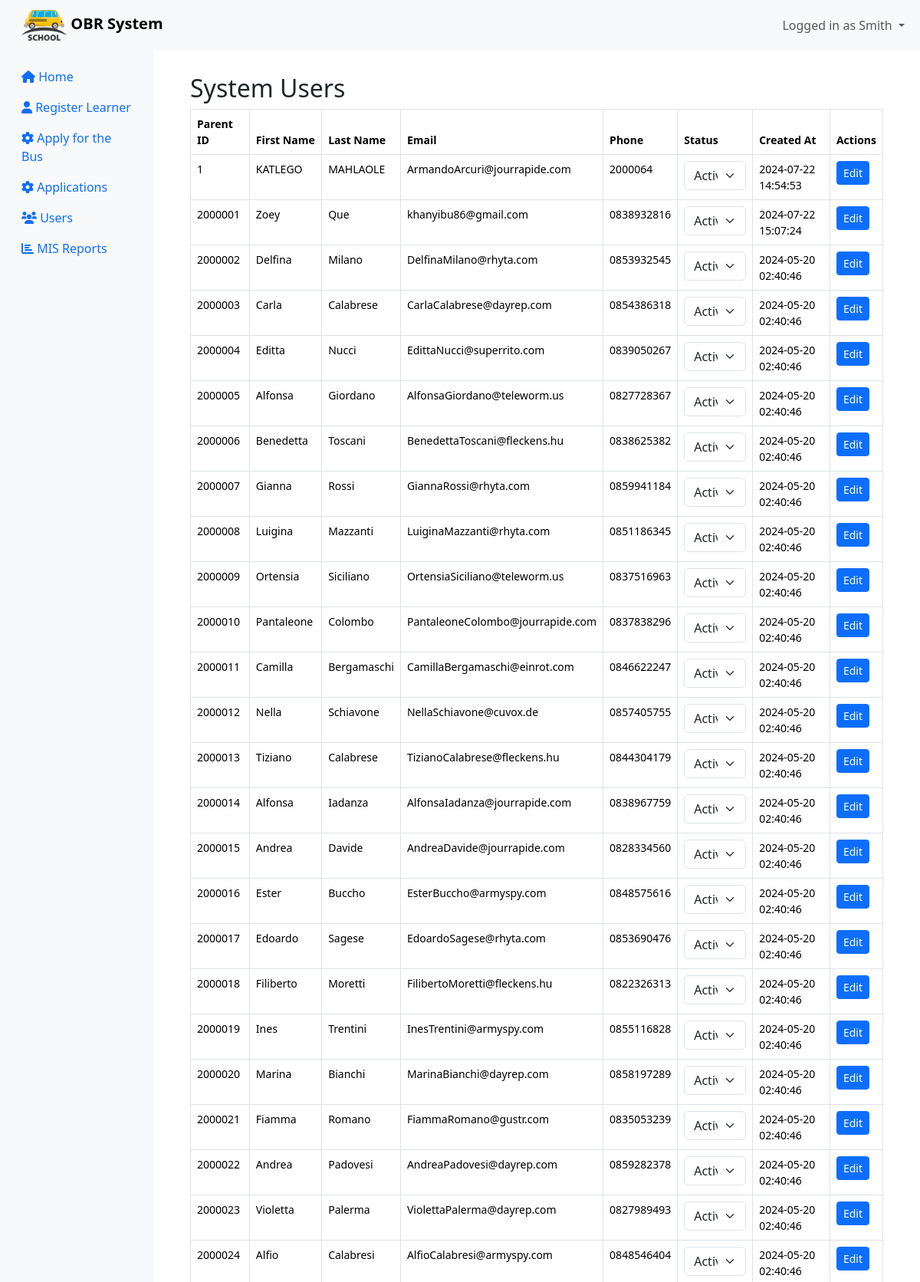
The app's page /admin/user.php (signed in, upper part) with its own data.
### tables this page shows
CREATE TABLE `parent` (
  `parent_id` int(11) NOT NULL,
  `parent_name` varchar(255) NOT NULL,
  `parent_surname` varchar(255) NOT NULL,
  `parent_email` varchar(100) NOT NULL,
  `parent_cellno` varchar(15) NOT NULL,
  `parent_passcode` varchar(255) NOT NULL,
  `status` enum('active','suspended','inactive','pending','') NOT NULL,
  `created_at` timestamp NOT NULL DEFAULT current_timestamp() ON UPDATE current_timestamp()
);

### admin/user.php (the view, shortened to what this page needs)
<?php require 'includes/header.php'; ?>
                    <?php
                    $servername = "localhost";
                    $username = "root";
                    $password = "";
                    $dbname = "bus_reg_system";
                    $conn = new mysqli($servername, $username, $password, $dbname);
                    $sql = "SELECT parent_id, parent_name, parent_surname, parent_email, parent_cellno, parent_passcode, status, created_at FROM parent";
                    $result = $conn->query($sql);
                    ?>
<link href="https://cdn.jsdelivr.net/npm/bootstrap@5.3.3/dist/css/bootstrap.min.css" rel="stylesheet">
<link rel="stylesheet" href="https://cdnjs.cloudflare.com/ajax/libs/font-awesome/6.0.0-beta3/css/all.min.css">
<div class="container-fluid">
    <div class="row">
        <main class="col-md-9 ms-sm-auto col-lg-10 px-md-4 main-content">
            <div class="chart-placeholder">
                <div class="container">
                    <div class="container mt-5">
                        <br>
                        <br>
                        <h2>System Users</h2>
                        <table class="table table-bordered">
                            <thead>
                            <tr>
                                <th>Parent ID</th>
                                <th>First Name</th>
                                <th>Last Name</th>
                                <th>Email</th>
                                <th>Phone</th>
                                <th>Status</th>
                                <th>Created At</th>
                                <th>Actions</th>
                            </tr>
                            </thead>
                            <tbody>
                            <?php if ($result->num_rows > 0): ?>
                                <?php while($row = $result->fetch_assoc()): ?>
                                    <tr>
                                        <td><?php echo htmlspecialchars($row['parent_id']); ?></td>
                                        <td><?php echo htmlspecialchars($row['parent_name']); ?></td>
                                        <td><?php echo htmlspecialchars($row['parent_surname']); ?></td>
                                        <td><?php echo htmlspecialchars($row['parent_email']); ?></td>
                                        <td><?php echo htmlspecialchars($row['parent_cellno']); ?></td>
                                        <td>
                                            <select class="form-select" onchange="updateStatus(<?php echo $row['parent_id']; ?>, this.value)">
                                                <option value="active" <?php if ($row['status'] == 'active') echo 'selected'; ?>>Active</option>
                                            </select>
                                        </td>
                                        <td><?php echo htmlspecialchars($row['created_at']); ?></td>
                                        <td>
                                            <a href="edit_user.php?id=<?php echo $row['parent_id']; ?>" class="btn btn-sm btn-primary">Edit</a>
                                        </td>
                                    </tr>
                                <?php endwhile; ?>
                            <?php else: ?>
                                <tr>
                                    <td colspan="8">No users found</td>
                                </tr>
                            <?php endif; ?>
                            </tbody>
                        </table>
                    </div>
                    </body>
                    </html>
<?php require 'includes/footer.php'; ?>

### admin/includes/header.php (style rules this page uses)
body { padding-top: 0rem; padding-bottom: 3.5rem; }
.main-content { margin-left: 220px; }
table { width: 100%; border-collapse: collapse; margin-bottom: 20px; }
table, th, td { border: 1px solid black; padding: 8px; text-align: left; }
th { background-color: #f2f2f2; }
th, td { font-size: 14px; }

### records on screen
parent: parent_id "1", parent_name "KATLEGO", parent_surname "MAHLAOLE", parent_email "ArmandoArcuri@jourrapide.com", parent_cellno "2000064", parent_id "Active", created_at "2024-07-22 14:54:53"
parent: parent_id "2000001", parent_name "Zoey", parent_surname "Que", parent_email "khanyibu86@gmail.com", parent_cellno "0838932816", parent_id "Active", created_at "2024-07-22 15:07:24"
parent: parent_id "2000002", parent_name "Delfina", parent_surname "Milano", parent_email "DelfinaMilano@rhyta.com", parent_cellno "0853932545", parent_id "Active", created_at "2024-05-20 02:40:46"
parent: parent_id "2000003", parent_name "Carla", parent_surname "Calabrese", parent_email "CarlaCalabrese@dayrep.com", parent_cellno "0854386318", parent_id "Active", created_at "2024-05-20 02:40:46"
parent: parent_id "2000004", parent_name "Editta", parent_surname "Nucci", parent_email "EdittaNucci@superrito.com", parent_cellno "0839050267", parent_id "Active", created_at "2024-05-20 02:40:46"
parent: parent_id "2000005", parent_name "Alfonsa", parent_surname "Giordano", parent_email "AlfonsaGiordano@teleworm.us", parent_cellno "0827728367", parent_id "Active", created_at "2024-05-20 02:40:46"
parent: parent_id "2000006", parent_name "Benedetta", parent_surname "Toscani", parent_email "BenedettaToscani@fleckens.hu", parent_cellno "0838625382", parent_id "Active", created_at "2024-05-20 02:40:46"
parent: parent_id "2000007", parent_name "Gianna", parent_surname "Rossi", parent_email "GiannaRossi@rhyta.com", parent_cellno "0859941184", parent_id "Active", created_at "2024-05-20 02:40:46"
parent: parent_id "2000008", parent_name "Luigina", parent_surname "Mazzanti", parent_email "LuiginaMazzanti@rhyta.com", parent_cellno "0851186345", parent_id "Active", created_at "2024-05-20 02:40:46"
parent: parent_id "2000009", parent_name "Ortensia", parent_surname "Siciliano", parent_email "OrtensiaSiciliano@teleworm.us", parent_cellno "0837516963", parent_id "Active", created_at "2024-05-20 02:40:46"
parent: parent_id "2000010", parent_name "Pantaleone", parent_surname "Colombo", parent_email "PantaleoneColombo@jourrapide.com", parent_cellno "0837838296", parent_id "Active", created_at "2024-05-20 02:40:46"
parent: parent_id "2000011", parent_name "Camilla", parent_surname "Bergamaschi", parent_email "CamillaBergamaschi@einrot.com", parent_cellno "0846622247", parent_id "Active", created_at "2024-05-20 02:40:46"
parent: parent_id "2000012", parent_name "Nella", parent_surname "Schiavone", parent_email "NellaSchiavone@cuvox.de", parent_cellno "0857405755", parent_id "Active", created_at "2024-05-20 02:40:46"
parent: parent_id "2000013", parent_name "Tiziano", parent_surname "Calabrese", parent_email "TizianoCalabrese@fleckens.hu", parent_cellno "0844304179", parent_id "Active", created_at "2024-05-20 02:40:46"
parent: parent_id "2000014", parent_name "Alfonsa", parent_surname "Iadanza", parent_email "AlfonsaIadanza@jourrapide.com", parent_cellno "0838967759", parent_id "Active", created_at "2024-05-20 02:40:46"
parent: parent_id "2000015", parent_name "Andrea", parent_surname "Davide", parent_email "AndreaDavide@jourrapide.com", parent_cellno "0828334560", parent_id "Active", created_at "2024-05-20 02:40:46"
parent: parent_id "2000016", parent_name "Ester", parent_surname "Buccho", parent_email "EsterBuccho@armyspy.com", parent_cellno "0848575616", parent_id "Active", created_at "2024-05-20 02:40:46"
parent: parent_id "2000017", parent_name "Edoardo", parent_surname "Sagese", parent_email "EdoardoSagese@rhyta.com", parent_cellno "0853690476", parent_id "Active", created_at "2024-05-20 02:40:46"
parent: parent_id "2000018", parent_name "Filiberto", parent_surname "Moretti", parent_email "FilibertoMoretti@fleckens.hu", parent_cellno "0822326313", parent_id "Active", created_at "2024-05-20 02:40:46"
parent: parent_id "2000019", parent_name "Ines", parent_surname "Trentini", parent_email "InesTrentini@armyspy.com", parent_cellno "0855116828", parent_id "Active", created_at "2024-05-20 02:40:46"
parent: parent_id "2000020", parent_name "Marina", parent_surname "Bianchi", parent_email "MarinaBianchi@dayrep.com", parent_cellno "0858197289", parent_id "Active", created_at "2024-05-20 02:40:46"
parent: parent_id "2000021", parent_name "Fiamma", parent_surname "Romano", parent_email "FiammaRomano@gustr.com", parent_cellno "0835053239", parent_id "Active", created_at "2024-05-20 02:40:46"
parent: parent_id "2000022", parent_name "Andrea", parent_surname "Padovesi", parent_email "AndreaPadovesi@dayrep.com", parent_cellno "0859282378", parent_id "Active", created_at "2024-05-20 02:40:46"
parent: parent_id "2000023", parent_name "Violetta", parent_surname "Palerma", parent_email "ViolettaPalerma@dayrep.com", parent_cellno "0827989493", parent_id "Active", created_at "2024-05-20 02:40:46"
parent: parent_id "2000024", parent_name "Alfio", parent_surname "Calabresi", parent_email "AlfioCalabresi@armyspy.com", parent_cellno "0848546404", parent_id "Active", created_at "2024-05-20 02:40:46"

### other values on screen
$_SESSION['admin_surname'] "Smith"
